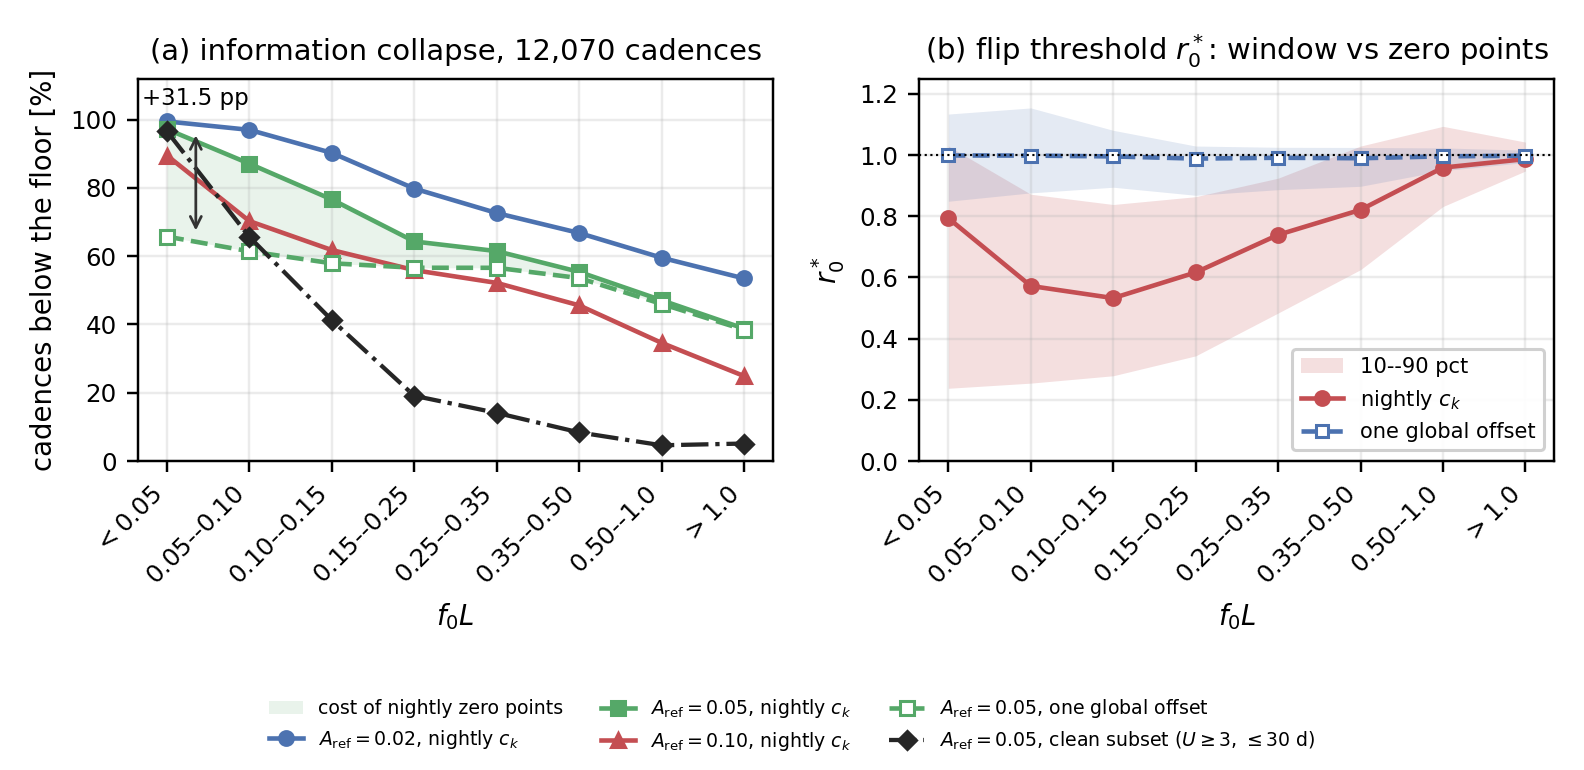

The Python source for this figure:
# -*- coding: utf-8 -*-
"""v6 Fig. 2: a priori audit with the nightly-zero-point cost separated out.

(a) fraction of cadences whose minimum identifiable amplitude exceeds a fixed
    reference amplitude, against coverage.  Solid: the paper's design (K free
    nightly offsets).  Dashed: the same cadences with a single global offset,
    i.e. the pure window/photometric baseline.  The gap between the two green
    curves is what the nightly zero points cost.
(b) r0* median with its 10-90 band, both designs.
lambda_crit is the exact per-campaign value (noncentral F, 80% power).
"""
import numpy as np
import pandas as pd
import matplotlib
matplotlib.use("Agg")
import matplotlib.pyplot as plt

H = r"C:\Users\jacky\.openclaw\workspace\ac_repo_plan"
OUT = r"C:\Users\jacky\.openclaw\workspace\v2_manuscript\figures\fig2.png"

plt.rcParams.update({"font.size": 9, "axes.titlesize": 9.5, "axes.labelsize": 9,
                     "legend.fontsize": 6.9, "xtick.labelsize": 8, "ytick.labelsize": 8})

d = pd.read_csv(H + r"\out_zp_baseline_20261121.csv")
d["app"] = d["app"].astype(str)
meta = pd.read_csv(H + r"\out_full_lcdb_20261119.csv")
meta["app"] = meta["app"].astype(str)
meta["U"] = meta["U"].fillna("").astype(str).str.strip()
d = d.merge(meta[["file", "app", "U", "span_d"]], on=["file", "app"], how="left",
            suffixes=("", "_m"))
sp = d["span_d_m"] if "span_d_m" in d.columns else d["span_d"]
d["clean"] = d.U.isin(["3", "3-"]) & (sp.astype(float) <= 30.0)
print("rows", len(d), " clean subset", int(d.clean.sum()))

BINS = [(0, .05), (.05, .10), (.10, .15), (.15, .25), (.25, .35), (.35, .50), (.50, 1.0), (1.0, 1e9)]
LAB = [r"$<0.05$", r"$0.05$--$0.10$", r"$0.10$--$0.15$", r"$0.15$--$0.25$",
       r"$0.25$--$0.35$", r"$0.35$--$0.50$", r"$0.50$--$1.0$", r"$>1.0$"]
x = np.arange(len(BINS))

fracn = {0.02: [], 0.05: [], 0.10: []}
fracg = {0.05: []}
fracc = []
medn, lon, hin, medg, log, hig, ns = [], [], [], [], [], [], []
for a, b in BINS:
    m = (d.f0L >= a) & (d.f0L < b)
    ns.append(int(m.sum()))
    for ref in fracn:
        v = d.loc[m, "An_%.2f" % ref]
        fracn[ref].append(100 * np.mean(v.dropna() > ref))
    v = d.loc[m, "Ag_0.05"]
    fracg[0.05].append(100 * np.mean(v.dropna() > 0.05))
    vc = d.loc[m & d.clean, "An_0.05"]
    fracc.append(100 * np.mean(vc.dropna() > 0.05) if len(vc.dropna()) else np.nan)
    print("    clean n in bin: %d" % len(vc.dropna()))
    rn = d.loc[m, "r0n"].dropna()
    rg = d.loc[m, "r0g"].dropna()
    medn.append(rn.median()); lon.append(rn.quantile(.1)); hin.append(rn.quantile(.9))
    medg.append(rg.median()); log.append(rg.quantile(.1)); hig.append(rg.quantile(.9))
    print("  %.2f-%.2f n=%5d night>0.05 %5.1f global %5.1f | r0n %.2f r0g %.2f"
          % (a, b, ns[-1], fracn[0.05][-1], fracg[0.05][-1], medn[-1], medg[-1]))

fig, ax = plt.subplots(1, 2, figsize=(7.2, 3.5))
ax[0].fill_between(x, fracg[0.05], fracn[0.05], color="#55A868", alpha=0.13, lw=0,
                   label="cost of nightly zero points")
for ref, c, mk in ((0.02, "#4C72B0", "o"), (0.05, "#55A868", "s"), (0.10, "#C44E52", "^")):
    ax[0].plot(x, fracn[ref], mk + "-", ms=4.5, color=c,
               label=r"$A_{\rm ref}=%.2f$, nightly $c_k$" % ref)
ax[0].plot(x, fracg[0.05], "s--", ms=4.5, color="#55A868", mfc="white",
           label=r"$A_{\rm ref}=0.05$, one global offset")
ax[0].plot(x, fracc, "D-.", ms=4.0, color="0.15", lw=1.4,
           label=r"$A_{\rm ref}=0.05$, clean subset ($U\geq3$, $\leq30$ d)")
ax[0].set_xticks(x); ax[0].set_xticklabels(LAB, rotation=45, ha="right")
ax[0].set_xlabel(r"$f_0L$")
ax[0].set_ylabel("cadences below the floor [%]")
ax[0].set_ylim(0, 112)
ax[0].grid(alpha=0.25)
h_, l_ = ax[0].get_legend_handles_labels()
fig.legend(h_, l_, loc="lower center", ncol=3, fontsize=6.2, frameon=False,
           bbox_to_anchor=(0.5, 0.0), handlelength=1.8)
ax[0].annotate("", xy=(0.35, fracn[0.05][0]), xytext=(0.35, fracg[0.05][0]),
               arrowprops=dict(arrowstyle="<->", lw=0.9, color="#333333"))
ax[0].text(0.35, fracn[0.05][0] + 5.5,
           "+%.1f pp" % (fracn[0.05][0] - fracg[0.05][0]), fontsize=7.5,
           ha="center", va="bottom")
ax[0].set_title("(a) information collapse, 12,070 cadences")

ax[1].fill_between(x, lon, hin, color="#C44E52", alpha=0.18, lw=0, label="10--90 pct")
ax[1].plot(x, medn, "o-", ms=4.5, color="#C44E52", label=r"nightly $c_k$")
ax[1].fill_between(x, log, hig, color="#4C72B0", alpha=0.15, lw=0)
ax[1].plot(x, medg, "s--", ms=4, color="#4C72B0", mfc="white", label="one global offset")
ax[1].axhline(1.0, color="k", lw=0.7, ls=":")
ax[1].set_xticks(x); ax[1].set_xticklabels(LAB, rotation=45, ha="right")
ax[1].set_xlabel(r"$f_0L$")
ax[1].set_ylabel(r"$r_0^*$")
ax[1].set_ylim(0, 1.25)
ax[1].grid(alpha=0.25)
ax[1].legend(loc="lower right", framealpha=0.92)
ax[1].set_title(r"(b) flip threshold $r_0^*$: window vs zero points")

fig.tight_layout(rect=(0, 0.13, 1, 1))
fig.savefig(OUT, dpi=220)
print("wrote", OUT)
